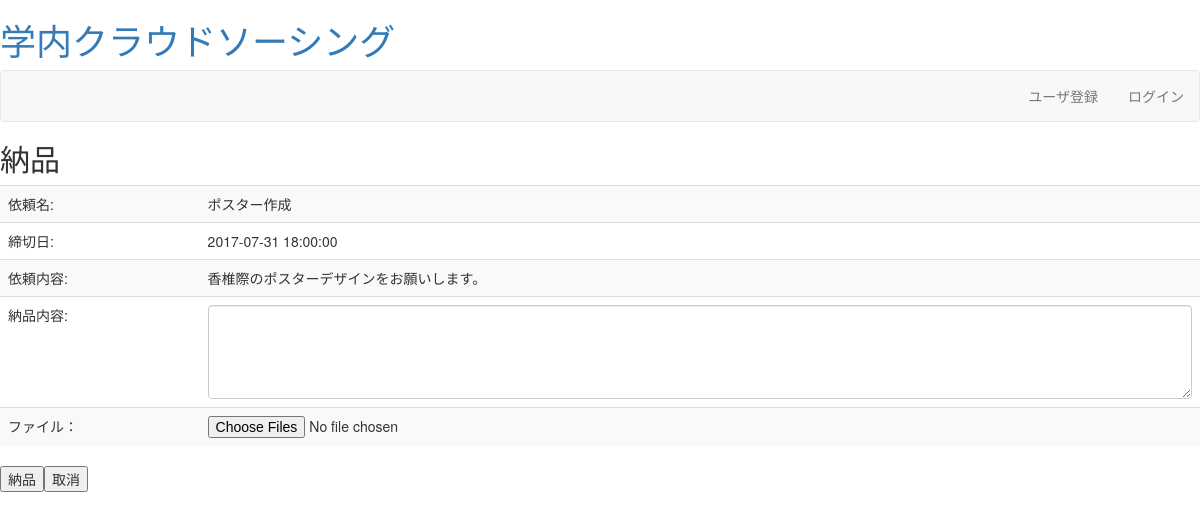
The app's page /dgoods.php?rid=1 with its own data.
### tables this page shows
CREATE TABLE `tb_request` (
  `requestid` int(11) NOT NULL,
  `rname` varchar(128) NOT NULL,
  `sdate` datetime NOT NULL,
  `edate` datetime NOT NULL,
  `contents` varchar(1000) NOT NULL,
  `point` int(11) NOT NULL,
  `state` int(11) NOT NULL,
  `perficient` int(11) DEFAULT NULL,
  `amethod` int(11) NOT NULL,
  `requserid` varchar(16) NOT NULL,
  `rpoint` int(11) NOT NULL,
  `outsider` varchar(32) DEFAULT NULL,
  `category` int(11) NOT NULL
);

### dgoods.php (the view, shortened to what this page needs)
<?php
include('page_header.php');
include 'db_inc.php';
if (isset($_GET['rid'])){
	$rid = $_GET['rid'];
$sql = "SELECT * FROM  tb_request  WHERE requestid = {$rid}";
$rs = mysql_query($sql, $conn);
$row = mysql_fetch_array($rs);
$rname  = $row['rname'];
$edate = $row['edate'];
$contents =$row['contents'];
$c = isset($row['comment'])? $row['comment'] : NULL;
$f = isset($row['fileid'])? $row['fileid'] : NULL;
?>
<h2>納品</h2>
<form action="upload.php" method="post" enctype="multipart/form-data">
	<table class="table table-striped table-hover">
		<tr><td>依頼名:</td><td><?php echo $rname;?></td></tr>
		<tr><td>締切日:</td><td><?php echo $edate;?></td></tr>
		<tr><td>依頼内容:</td><td><?php echo $contents;?></td></tr>
		<tr><td>納品内容:</td><td><textarea class="form-control" name="contents" cols=50 rows=4><?php echo $c; ?></textarea></td></tr>
		<tr><td>ファイル：</td><td>
			<?php
			if($f==NULL){
				echo '<input type="file" name="upfile" accept="image/*" multiple size="30" />';
			}else{
				echo '<a href="'.$filead.'">'.$filead.'</a>';
			}
			?>
		</td></tr>
	</table>
	<input type="submit" value="納品" /><input type="reset" value="取消"/>
</form>
<?php
}else{
	echo '<div class="warn">依頼を表示できません。</div>';
}
include('page_footer.php');
?>

### records on screen
tb_request: rname "ポスター作成", edate "2017-07-31 18:00:00", contents "香椎際のポスターデザインをお願いします。"

### other values on screen
$label "ユーザ登録"
$label "ログイン"
